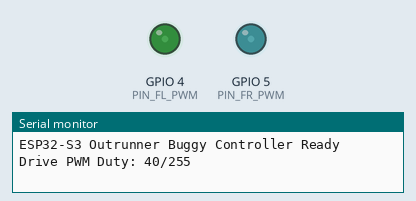
Simulated run of this sketch. Board: ESP32-S3. On the bench: output pins drawn as LEDs (lit = HIGH), the last lines printed to the serial monitor.

Above: at 0.05 s.
At 0.75 s:
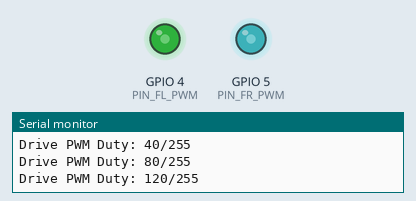
At 1.5 s:
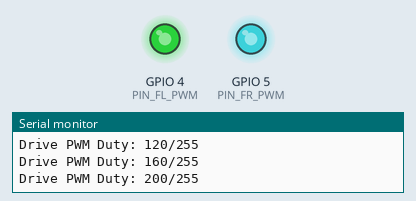
Timing chart, 0 to 3.5 s (numbered marks = the images above):
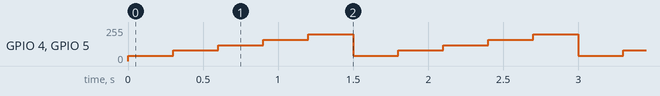

Measured:
- by itself, GPIO 4 (PIN_FL_PWM), GPIO 5 (PIN_FR_PWM): repeats every 1.5 s: 80/255 0.30 s, 120/255 0.30 s, 160/255 0.30 s, 200/255 0.30 s, 40/255 0.30 s

The sketch:

sketch.ino
```cpp
#include <Wire.h>

const int PIN_SDA = 8;
const int PIN_SCL = 9;
const int PIN_FL_PWM = 4;
const int PIN_FR_PWM = 5;

void setup() {
  Serial.begin(115200);
  Wire.begin(PIN_SDA, PIN_SCL);
  pinMode(PIN_FL_PWM, OUTPUT);
  pinMode(PIN_FR_PWM, OUTPUT);
  Serial.println("ESP32-S3 Outrunner Buggy Controller Ready");
}

void loop() {
  // Simulate SimpleFOC 3-phase PWM duty cycle ramp
  for (int duty = 40; duty <= 200; duty += 40) {
    analogWrite(PIN_FL_PWM, duty);
    analogWrite(PIN_FR_PWM, duty);
    Serial.printf("Drive PWM Duty: %d/255\n", duty);
    delay(300);
  }
}
```
